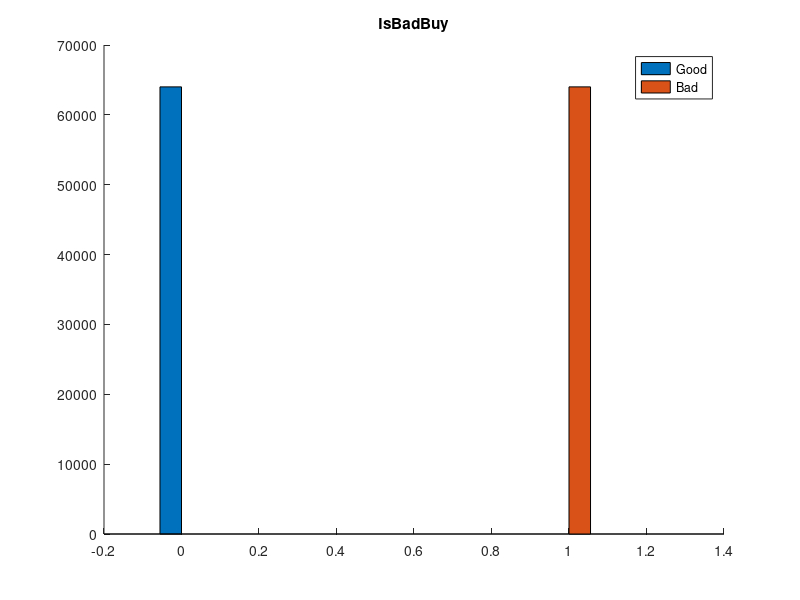
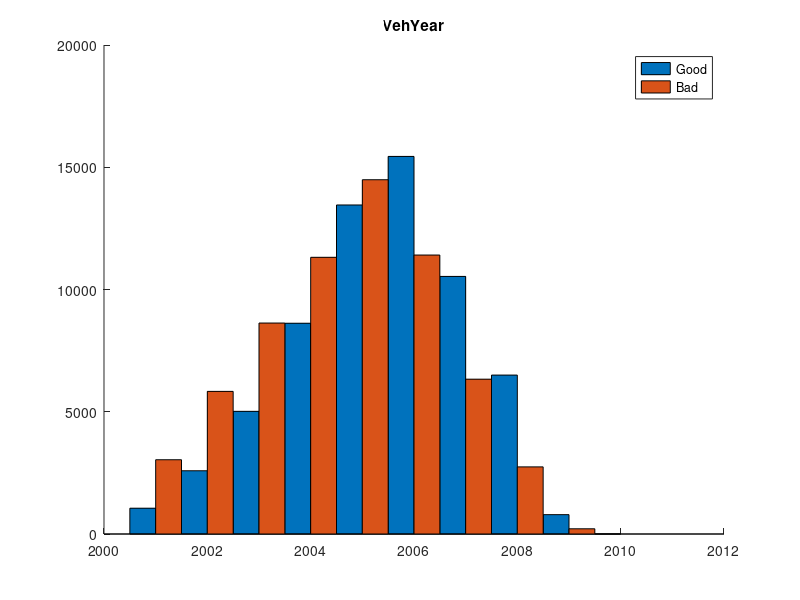
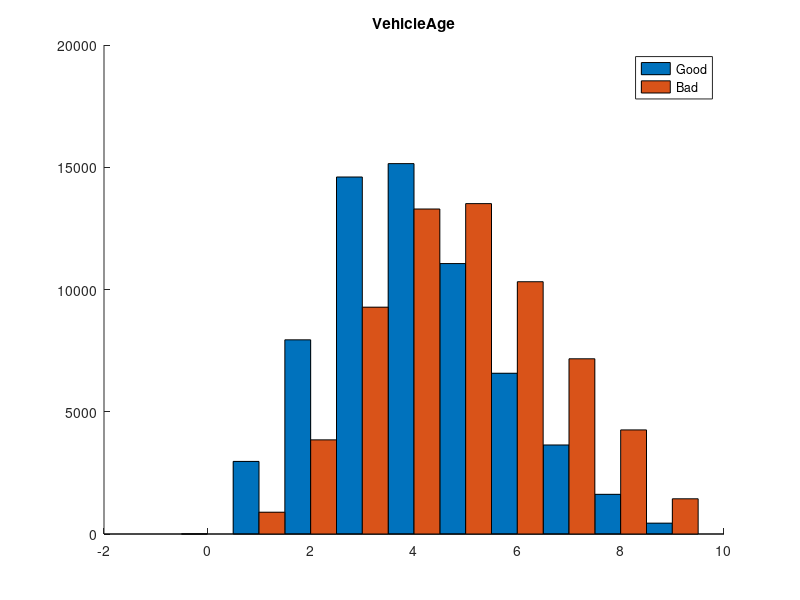
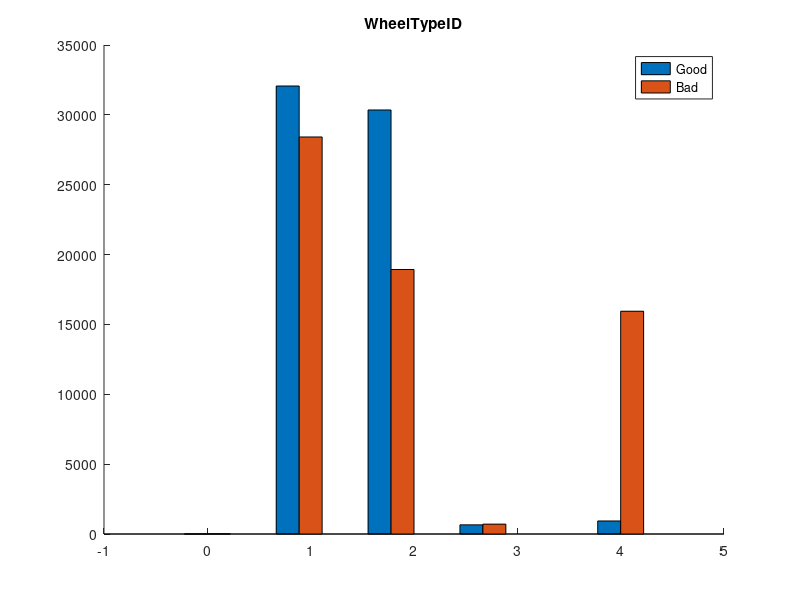

Write MATLAB code to recreate these figures, in order.
% Data Visualization
clear all;
close all;

load CarAuction_Parsed_Train.mat;

%% Separate Data into Good and Bad
[m,n] = size(Features_Train);
TrainSorted = sortrows(Features_Train,1);

for i = 1:m
    if (TrainSorted(i,1) == 1)
        break;
    end
end

Good = TrainSorted(1:i-1,:);
Bad = TrainSorted(i:end,:);

%% Histograms
factor = length(Good)/length(Bad);

for i = 1:n
    edges = linspace(min(Features_Train(:,i)),max(Features_Train(:,i)),10);
    G = histc(Good(:,i),edges);
    B = histc(Bad(:,i),edges);
    figure;
    hold on;
    bar(edges,[G,B*factor],1);
    title(Labels_Train{i});
    legend('Good','Bad');
    saveas(gcf, strcat('..\Plots\Histogram_',Labels_Train{i}), 'png')
    close;
end